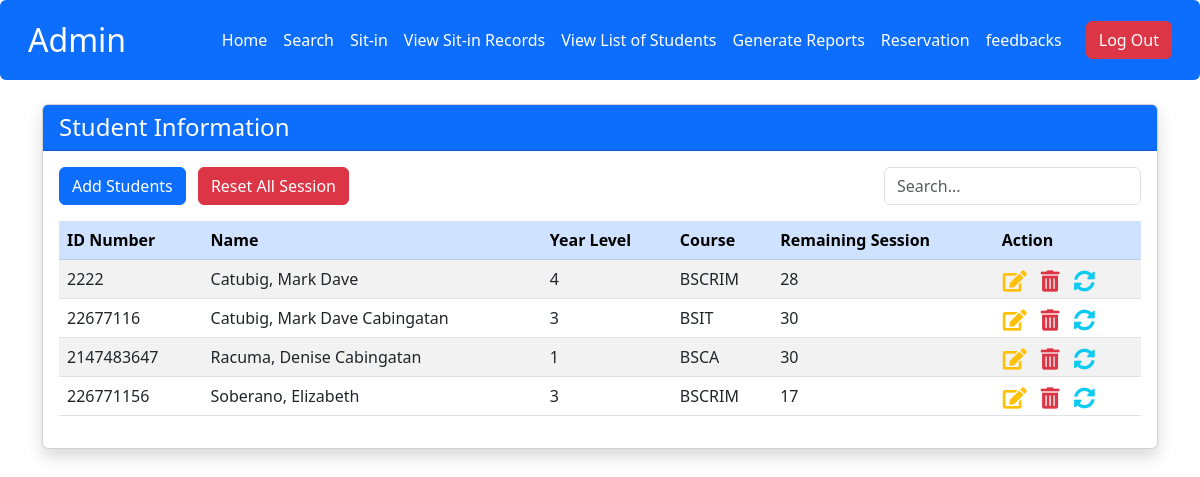
The app's page /admin/student_information.php, older data.
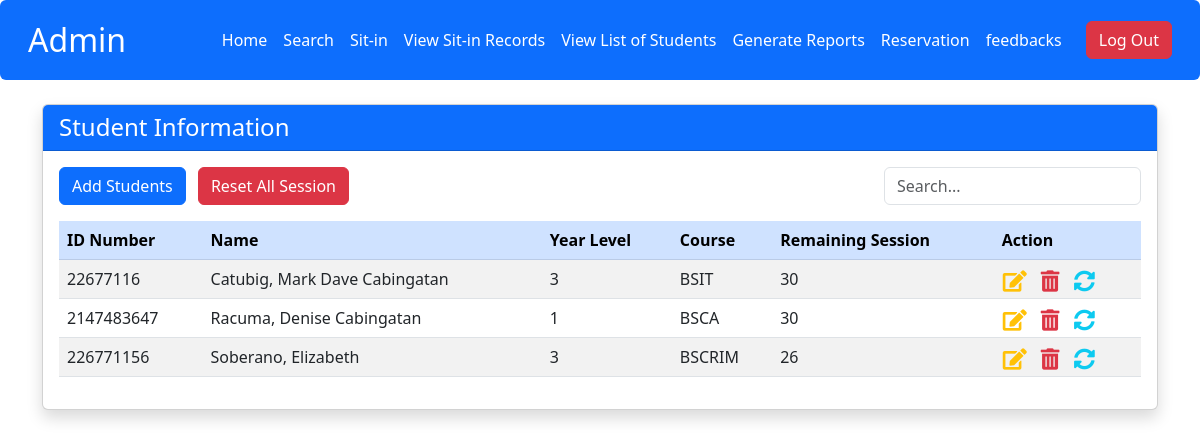
The same page, newer data.
### tables this page shows
CREATE TABLE `user` (
  `id` int(11) NOT NULL,
  `lname` varchar(50) DEFAULT NULL,
  `fname` varchar(50) DEFAULT NULL,
  `MName` varchar(50) DEFAULT NULL,
  `Course` varchar(50) DEFAULT NULL,
  `Level` varchar(10) DEFAULT NULL,
  `username` varchar(50) DEFAULT NULL,
  `password` varchar(255) NOT NULL,
  `image` varchar(255) DEFAULT NULL,
  `email` varchar(100) NOT NULL,
  `address` varchar(255) DEFAULT NULL,
  `role` enum('admin','user') NOT NULL DEFAULT 'user',
  `remaining_session` int(11) NOT NULL DEFAULT 30
);

### admin/student_information.php (the view, shortened to what this page needs)
<?php
include('db.php');
include('admin_navbar.php');
?>
<!DOCTYPE html>
<html lang="en">
<head>
    <link rel="stylesheet" href="https://cdn.jsdelivr.net/npm/bootstrap@5.3.0/dist/css/bootstrap.min.css">
    <link rel="stylesheet" href="https://cdnjs.cloudflare.com/ajax/libs/font-awesome/5.15.4/css/all.min.css">
</head>
<body>
    <div class="container mt-4">
        <div class="card shadow">
            <div class="card-header bg-primary text-white">
                <h4 class="mb-0">Student Information</h4>
            </div>
            <div class="card-body">
                <div class="d-flex justify-content-between mb-3">
                    <div>
                        <a href="add_student.php" class="btn btn-primary me-2">Add Students</a>
                        <button class="btn btn-danger" onclick="confirmResetSessions()">Reset All Session</button>
                    </div>
                    <div>
                        <input type="text" class="form-control" placeholder="Search...">
                    </div>
                </div>
                <div class="table-responsive">
                    <table class="table table-striped table-hover">
                        <thead class="table-primary">
                            <tr>
                                <th>ID Number</th>
                                <th>Name</th>
                                <th>Year Level</th>
                                <th>Course</th>
                                <th>Remaining Session</th>
                                <th>Action</th>
                            </tr>
                        </thead>
                        <tbody>
                            <?php
                               $query = "SELECT id, lname, fname, MName, Level, Course, remaining_session
                                      FROM user WHERE role = 'user' ORDER BY lname ASC";
                            $result = mysqli_query($con, $query);
                            if (!$result) {
                                echo "<tr><td colspan='6' class='text-center text-danger'>Error fetching data: " . mysqli_error($con) . "</td></tr>";
                            } else if (mysqli_num_rows($result) > 0) {
                                while ($row = mysqli_fetch_assoc($result)) {
                                    $sessionClass = '';
                                    $remaining = intval($row['remaining_session']);
                                    echo "<tr>
                                            <td>{$row['id']}</td>
                                            <td>{$row['lname']}, {$row['fname']} {$row['MName']}</td>
                                            <td>{$row['Level']}</td>
                                            <td>{$row['Course']}</td>
                                            <td class='{$sessionClass}'>{$remaining}</td>
                                            <td>
                                                <button class='btn btn-link text-warning p-0 me-2' onclick='location.href=\"edit_student.php?id={$row['id']}\"'>
                                                    <i class='fas fa-edit fa-lg' title='Edit Student'></i>
                                                </button>
                                                <button class='btn btn-link text-danger p-0 me-2' onclick='confirmDelete({$row['id']})'>
                                                    <i class='fas fa-trash-alt fa-lg' title='Delete Student'></i>
                                                </button>
                                                <button class='btn btn-link text-info p-0' onclick='confirmResetSingleStudent({$row['id']})'>
                                                    <i class='fas fa-sync-alt fa-lg' title='Reset Session'></i>
                                                </button>
                                            </td>
                                        </tr>";
                                }
                            } else {
                                echo "<tr><td colspan='6' class='text-center'>No students found</td></tr>";
                            }
                            ?>
                        </tbody>
                    </table>
                </div>
            </div>
        </div>
    </div>
</body>
</html>

Row changes from the older to the newer data that the page shows:
removed user: id "2222", lname "Catubig", fname "Mark", MName "Dave", Level "4", Course "BSCRIM", remaining_session "28"
changed user "Soberano": remaining_session "17" → "26"
